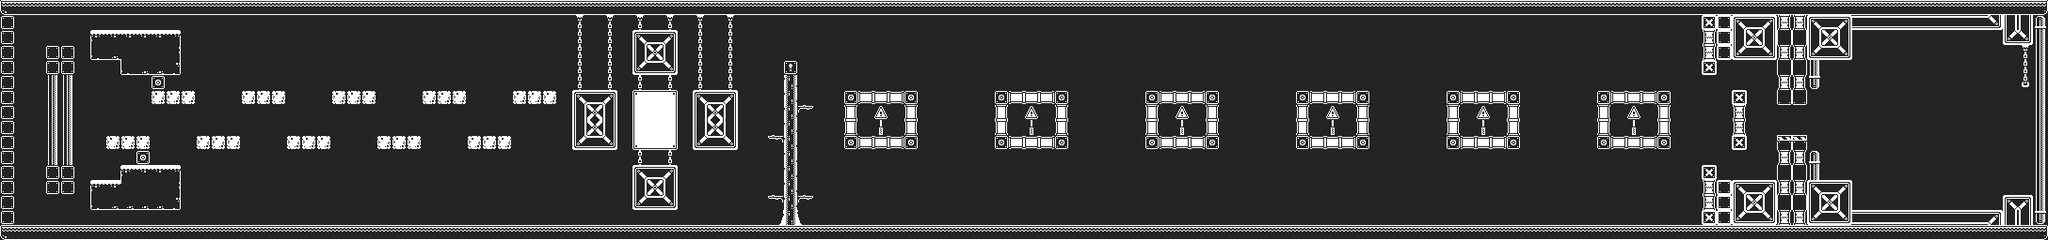

Below is a game level as drawn by its tile map, then a one-line description and the .tmx that defines it (tile-layer data replaced by summaries):
An orthogonal 136x16 tile map with 16x16 px tiles, 1 tile layer (Tile Layer 1) and 148 objects (140x enemy_redblock, 5x shard, player, brain, dialogue_trigger).

<map version="1.5" tiledversion="1.7.2" orientation="orthogonal" renderorder="right-down" width="136" height="16" tilewidth="16" tileheight="16" infinite="0" backgroundcolor="#242424" nextlayerid="3" nextobjectid="181">
 <tileset firstgid="1" source="1bitTileset.tsx" />
 <layer id="1" name="Tile Layer 1" width="136" height="16">
  <data>[2176 cells, 690 non-empty, 57 distinct tile ids]</data>
 </layer>
 <objectgroup id="2" name="Object Layer 1">
  <object id="2" type="shard" x="272" y="80" width="16" height="16">
   <properties>
    <property name="my_awesome_property2" value="my_amazing_value2" />
   </properties>
   <ellipse />
  </object>
  <object id="6" type="shard" x="2112" y="64" width="16" height="16">
   <properties>
    <property name="my_awesome_property2" value="my_amazing_value2" />
   </properties>
   <ellipse />
  </object>
  <object id="7" type="shard" x="880" y="144" width="16" height="16">
   <properties>
    <property name="my_awesome_property2" value="my_amazing_value2" />
   </properties>
   <ellipse />
  </object>
  <object id="8" type="shard" x="1568" y="160" width="16" height="16">
   <properties>
    <property name="my_awesome_property2" value="my_amazing_value2" />
   </properties>
   <ellipse />
  </object>
  <object id="9" type="shard" x="688" y="16" width="16" height="16">
   <ellipse />
  </object>
  <object id="10" type="player" x="160" y="112" width="16" height="16" />
  <object id="13" type="brain" x="2032" y="112" width="16" height="16" />
  <object id="38" type="dialogue_trigger" x="96" y="128" width="16" height="16">
   <properties>
    <property name="prop_dialogue_name" value="lvl6_start" />
   </properties>
   <ellipse />
  </object>
  <object id="39" type="enemy_redblock" x="208" y="224" width="16" height="16" />
  <object id="40" type="enemy_redblock" x="224" y="224" width="16" height="16" />
  <object id="41" type="enemy_redblock" x="240" y="224" width="16" height="16" />
  <object id="42" type="enemy_redblock" x="256" y="224" width="16" height="16" />
  <object id="43" type="enemy_redblock" x="272" y="224" width="16" height="16" />
  <object id="44" type="enemy_redblock" x="288" y="224" width="16" height="16" />
  <object id="45" type="enemy_redblock" x="304" y="224" width="16" height="16" />
  <object id="46" type="enemy_redblock" x="320" y="224" width="16" height="16" />
  <object id="47" type="enemy_redblock" x="336" y="224" width="16" height="16" />
  <object id="48" type="enemy_redblock" x="352" y="224" width="16" height="16" />
  <object id="49" type="enemy_redblock" x="368" y="224" width="16" height="16" />
  <object id="50" type="enemy_redblock" x="384" y="224" width="16" height="16" />
  <object id="51" type="enemy_redblock" x="400" y="224" width="16" height="16" />
  <object id="52" type="enemy_redblock" x="416" y="224" width="16" height="16" />
  <object id="53" type="enemy_redblock" x="432" y="224" width="16" height="16" />
  <object id="54" type="enemy_redblock" x="448" y="224" width="16" height="16" />
  <object id="55" type="enemy_redblock" x="464" y="224" width="16" height="16" />
  <object id="56" type="enemy_redblock" x="480" y="224" width="16" height="16" />
  <object id="57" type="enemy_redblock" x="496" y="224" width="16" height="16" />
  <object id="58" type="enemy_redblock" x="512" y="224" width="16" height="16" />
  <object id="59" type="enemy_redblock" x="528" y="224" width="16" height="16" />
  <object id="60" type="enemy_redblock" x="544" y="224" width="16" height="16" />
  <object id="61" type="enemy_redblock" x="560" y="224" width="16" height="16" />
  <object id="62" type="enemy_redblock" x="576" y="224" width="16" height="16" />
  <object id="63" type="enemy_redblock" x="592" y="224" width="16" height="16" />
  <object id="64" type="enemy_redblock" x="608" y="224" width="16" height="16" />
  <object id="65" type="enemy_redblock" x="624" y="224" width="16" height="16" />
  <object id="66" type="enemy_redblock" x="640" y="224" width="16" height="16" />
  <object id="69" type="enemy_redblock" x="1376" y="224" width="16" height="16" />
  <object id="70" type="enemy_redblock" x="1392" y="224" width="16" height="16" />
  <object id="71" type="enemy_redblock" x="1408" y="224" width="16" height="16" />
  <object id="72" type="enemy_redblock" x="1424" y="224" width="16" height="16" />
  <object id="73" type="enemy_redblock" x="1440" y="224" width="16" height="16" />
  <object id="74" type="enemy_redblock" x="1456" y="224" width="16" height="16" />
  <object id="75" type="enemy_redblock" x="1472" y="224" width="16" height="16" />
  <object id="76" type="enemy_redblock" x="1488" y="224" width="16" height="16" />
  <object id="77" type="enemy_redblock" x="1504" y="224" width="16" height="16" />
  <object id="78" type="enemy_redblock" x="1520" y="224" width="16" height="16" />
  <object id="79" type="enemy_redblock" x="1536" y="224" width="16" height="16" />
  <object id="80" type="enemy_redblock" x="1552" y="224" width="16" height="16" />
  <object id="81" type="enemy_redblock" x="1568" y="224" width="16" height="16" />
  <object id="82" type="enemy_redblock" x="1584" y="224" width="16" height="16" />
  <object id="83" type="enemy_redblock" x="1600" y="224" width="16" height="16" />
  <object id="84" type="enemy_redblock" x="1616" y="224" width="16" height="16" />
  <object id="85" type="enemy_redblock" x="1632" y="224" width="16" height="16" />
  <object id="86" type="enemy_redblock" x="1648" y="224" width="16" height="16" />
  <object id="87" type="enemy_redblock" x="1664" y="224" width="16" height="16" />
  <object id="88" type="enemy_redblock" x="1680" y="224" width="16" height="16" />
  <object id="89" type="enemy_redblock" x="1696" y="224" width="16" height="16" />
  <object id="90" type="enemy_redblock" x="1712" y="224" width="16" height="16" />
  <object id="91" type="enemy_redblock" x="1728" y="224" width="16" height="16" />
  <object id="92" type="enemy_redblock" x="1744" y="224" width="16" height="16" />
  <object id="93" type="enemy_redblock" x="1760" y="224" width="16" height="16" />
  <object id="94" type="enemy_redblock" x="1776" y="224" width="16" height="16" />
  <object id="95" type="enemy_redblock" x="1792" y="224" width="16" height="16" />
  <object id="96" type="enemy_redblock" x="1808" y="224" width="16" height="16" />
  <object id="97" type="enemy_redblock" x="1376" y="16" width="16" height="16" />
  <object id="98" type="enemy_redblock" x="1392" y="16" width="16" height="16" />
  <object id="99" type="enemy_redblock" x="1408" y="16" width="16" height="16" />
  <object id="100" type="enemy_redblock" x="1424" y="16" width="16" height="16" />
  <object id="101" type="enemy_redblock" x="1440" y="16" width="16" height="16" />
  <object id="102" type="enemy_redblock" x="1456" y="16" width="16" height="16" />
  <object id="103" type="enemy_redblock" x="1472" y="16" width="16" height="16" />
  <object id="104" type="enemy_redblock" x="1488" y="16" width="16" height="16" />
  <object id="105" type="enemy_redblock" x="1504" y="16" width="16" height="16" />
  <object id="106" type="enemy_redblock" x="1520" y="16" width="16" height="16" />
  <object id="107" type="enemy_redblock" x="1536" y="16" width="16" height="16" />
  <object id="108" type="enemy_redblock" x="1552" y="16" width="16" height="16" />
  <object id="109" type="enemy_redblock" x="1568" y="16" width="16" height="16" />
  <object id="110" type="enemy_redblock" x="1584" y="16" width="16" height="16" />
  <object id="111" type="enemy_redblock" x="1600" y="16" width="16" height="16" />
  <object id="112" type="enemy_redblock" x="1616" y="16" width="16" height="16" />
  <object id="113" type="enemy_redblock" x="1632" y="16" width="16" height="16" />
  <object id="114" type="enemy_redblock" x="1648" y="16" width="16" height="16" />
  </objectgroup>
</map>
<!-- 66 of 148 objects omitted -->
